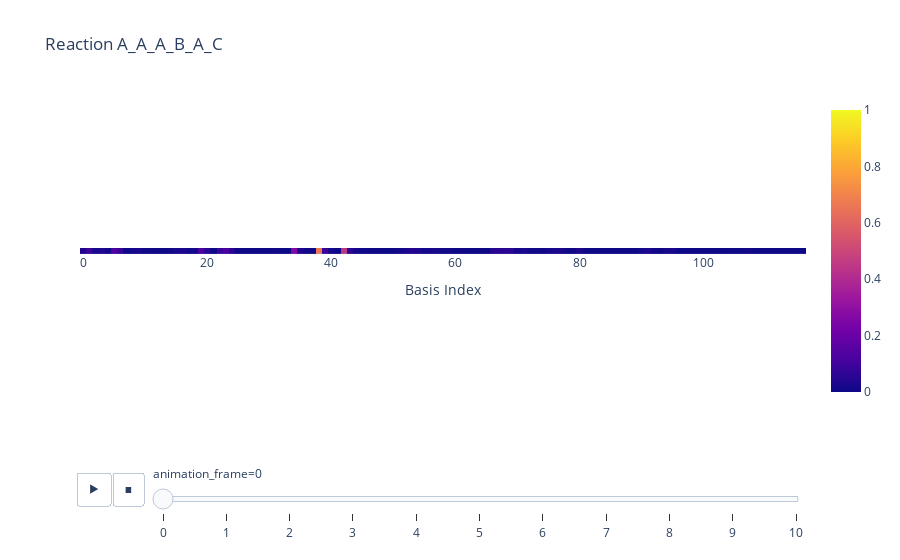

Notebook cell for this chart:
### Code cell
def get_quantities(cursor):
    """Get quantities that are needed for plotting."""
    for document in cursor:

        alpha_eigenvalues = document["calcs_reversed"][0]["alpha_eigenvalues"]
        final_energy = document["output"]["final_energy"]
        alpha_coeff_matrix = document["calcs_reversed"][0]["alpha_coeff_matrix"]

        alpha_eigenvalues = np.sort(alpha_eigenvalues)
        positive_alpha_eigenvalues = alpha_eigenvalues[alpha_eigenvalues > 0]
        negative_alpha_eigenvalues = alpha_eigenvalues[alpha_eigenvalues < 0]

        homo = negative_alpha_eigenvalues[-1] 
        lumo = positive_alpha_eigenvalues[0]

        yield {
            "final_energy": final_energy,
            "alpha_eigenvalues": alpha_eigenvalues,
            "alpha_coeff_matrix": alpha_coeff_matrix,
        } 

db = instance_mongodb_sei(project="mlts")

collections_data = db.minimal_basis

# Create a new collection to store the data in
collections_data_new = db.minimal_basis_interpolated_sn2
groupname = "sn2_interpolated_from_transition_states"

# Find all unique reaction labels
reaction_labels = collections_data.distinct("tags.label")
# Randomlise the reaction labels
# random.shuffle(reaction_labels)

df = pd.DataFrame()

for reaction_label in reaction_labels:

    cursor = (
        collections_data.find(
            {
                "tags.label": reaction_label,
                "tags.group": groupname,
            }
        )
        .sort("tags.scaling", 1)
    )
    data_to_plot = list(get_quantities(cursor))

    selected_eigenval = data_to_plot[0]["alpha_eigenvalues"]
    selected_eigenval = selected_eigenval[selected_eigenval < 0]
    selected_eigenval = np.sort(selected_eigenval)
    selected_eigenval = selected_eigenval[-1]
    selected_eigenval_index = np.where(
        data_to_plot[0]["alpha_eigenvalues"] == selected_eigenval
    )[0][0]
    coeff_matrices = []
    for data in data_to_plot:
        selected_coeff_matrix = data["alpha_coeff_matrix"]
        selected_coeff_matrix = np.array(selected_coeff_matrix)
        selected_coeff_matrix = selected_coeff_matrix[:, selected_eigenval_index]
        # selected_coeff_matrix = selected_coeff_matrix[selected_eigenval_index, :]
        coeff_matrices.append(selected_coeff_matrix)
    coeff_matrices = np.array(coeff_matrices)
    coeff_matrices = coeff_matrices[:, np.newaxis, :]

    fig = px.imshow(
        np.abs(coeff_matrices),
        labels=dict(
            x="Basis Index", 
        ),
        title=f"Reaction {reaction_label}",
        animation_frame=0,
        range_color=[0, 1],
    )
    # Remove y-ticks
    fig.update_yaxes(showticklabels=False)
    fig.show()

    break

### Figure 1 — Plotly figure (JSON) as saved in the notebook; plotly's stock layout.template omitted (floating-point values rounded to 4 significant figures)
{"data": [{"coloraxis": "coloraxis", "hovertemplate": "Basis Index: %{x}<br>y: %{y}<br>color: %{z}<extra></extra>", "name": "0", "type": "heatmap", "xaxis": "x", "yaxis": "y", "z": [[0.03665, 0.08978, 0.02289, 0.03863, 0.006247, 0.1251, 0.08107, 0.0004769, 0.009271, 0.02231, 0.006169, 0.005657, 0.001974, 0.0005745, 0.01134, 0.02666, 0.03199, 0.01046, 0.01379, 0.1322, 0.06128, 0.002117, 0.08721, 0.1215, 0.05027, 0.00239, 0.001961, 0.0001353, 0.004793, 0.0001612, 9.8e-06, 0.005064, 9.32e-05, 2.89e-05, 0.2636, 0.03385, 0.007266, 0.00117, 0.6586, 0.08475, 0.01811, 0.002869, 0.4425, 0.05649, 0.01274, 0.005673, 0.002935, 0.0009002, 0.0005863, 0.0002793, 0.001053, 0.008812, 0.02638, 0.04082, 0.02886, 0.01063, 0.02172, 0.02306, 0.007868, 0.01025, 0.000735, 0.006529, 0.001828, 0.001461, 0.00101, 0.0003777, 0.04987, 0.05283, 0.05407, 0.0604, 0.01979, 0.02725, 0.004775, 0.01231, 0.0001513, 0.01736, 0.02302, 0.02707, 0.005166, 0.001131, 0.02505, 0.001249, 0.000982, 0.0004382, 0.0002996, 0.001692, 0.001113, 0.001109, 0.002652, 0.0009735, 0.01771, 0.03215, 0.01144, 0.001036, 0.01765, 0.02716, 8.03e-05, 6.88e-05, 0.00033, 0.0001745, 0.0003717, 0.000819, 0.000907, 0.0001777, 0.005377, 0.004645, 0.004844, 0.01481, 0.005522, 0.001386, 0.000686, 0.0006583, 9.48e-05, 0.001691, 0.0002381, 0.000103, 0.000183]]}], "layout": {"coloraxis": {"cmax": 1, "cmin": 0, "colorscale": [[0, "#0d0887"], [0.1111, "#46039f"], [0.2222, "#7201a8"], [0.3333, "#9c179e"], [0.4444, "#bd3786"], [0.5556, "#d8576b"], [0.6667, "#ed7953"], [0.7778, "#fb9f3a"], [0.8889, "#fdca26"], [1, "#f0f921"]]}, "sliders": [{"active": 0, "currentvalue": {"prefix": "animation_frame="}, "len": 0.9, "pad": {"b": 10, "t": 60}, "steps": [{"args": [["0"], {"frame": {"duration": 0, "redraw": true}, "fromcurrent": true, "mode": "immediate", "transition": {"duration": 0, "easing": "linear"}}], "label": "0", "method": "animate"}, {"args": [["1"], {"frame": {"duration": 0, "redraw": true}, "fromcurrent": true, "mode": "immediate", "transition": {"duration": 0, "easing": "linear"}}], "label": "1", "method": "animate"}, {"args": [["2"], {"frame": {"duration": 0, "redraw": true}, "fromcurrent": true, "mode": "immediate", "transition": {"duration": 0, "easing": "linear"}}], "label": "2", "method": "animate"}, {"args": [["3"], {"frame": {"duration": 0, "redraw": true}, "fromcurrent": true, "mode": "immediate", "transition": {"duration": 0, "easing": "linear"}}], "label": "3", "method": "animate"}, {"args": [["4"], {"frame": {"duration": 0, "redraw": true}, "fromcurrent": true, "mode": "immediate", "transition": {"duration": 0, "easing": "linear"}}], "label": "4", "method": "animate"}, {"args": [["5"], {"frame": {"duration": 0, "redraw": true}, "fromcurrent": true, "mode": "immediate", "transition": {"duration": 0, "easing": "linear"}}], "label": "5", "method": "animate"}, {"args": [["6"], {"frame": {"duration": 0, "redraw": true}, "fromcurrent": true, "mode": "immediate", "transition": {"duration": 0, "easing": "linear"}}], "label": "6", "method": "animate"}, {"args": [["7"], {"frame": {"duration": 0, "redraw": true}, "fromcurrent": true, "mode": "immediate", "transition": {"duration": 0, "easing": "linear"}}], "label": "7", "method": "animate"}, {"args": [["8"], {"frame": {"duration": 0, "redraw": true}, "fromcurrent": true, "mode": "immediate", "transition": {"duration": 0, "easing": "linear"}}], "label": "8", "method": "animate"}, {"args": [["9"], {"frame": {"duration": 0, "redraw": true}, "fromcurrent": true, "mode": "immediate", "transition": {"duration": 0, "easing": "linear"}}], "label": "9", "method": "animate"}, {"args": [["10"], {"frame": {"duration": 0, "redraw": true}, "fromcurrent": true, "mode": "immediate", "transition": {"duration": 0, "easing": "linear"}}], "label": "10", "method": "animate"}], "x": 0.1, "xanchor": "left", "y": 0, "yanchor": "top"}], "title": {"text": "Reaction A_A_A_B_A_C"}, "updatemenus": [{"buttons": [{"args": [null, {"frame": {"duration": 500, "redraw": true}, "fromcurrent": true, "mode": "immediate", "transition": {"duration": 500, "easing": "linear"}}], "label": "&#9654;", "method": "animate"}, {"args": [[null], {"frame": {"duration": 0, "redraw": true}, "fromcurrent": true, "mode": "immediate", "transition": {"duration": 0, "easing": "linear"}}], "label": "&#9724;", "method": "animate"}], "direction": "left", "pad": {"r": 10, "t": 70}, "showactive": false, "type": "buttons", "x": 0.1, "xanchor": "right", "y": 0, "yanchor": "top"}], "xaxis": {"anchor": "y", "constrain": "domain", "domain": [0, 1], "scaleanchor": "y", "title": {"text": "Basis Index"}}, "yaxis": {"anchor": "x", "autorange": "reversed", "constrain": "domain", "domain": [0, 1], "showticklabels": false}}}
